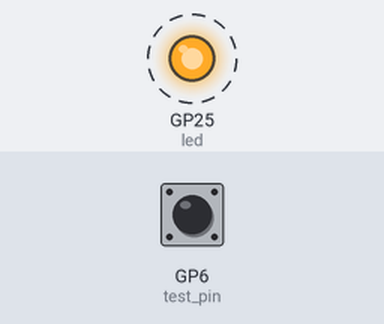
The program below on a simulated Raspberry Pi Pico running CircuitPython. Parts: output pins drawn as LEDs (lit = HIGH). Dashed ring = blinking. The inputs (shaded band) are chosen by the test bench; at power-on: GP6 (test_pin) HIGH. USB keyboard and mouse output is not drawn; what the program prints to the serial console is not drawn.

Above: at 1.2 s.
1.3 s: GP6 (test_pin) pulled LOW for 0.15 s
Timing chart, 0 to 10.3 s (numbered marks = the images above; inputs shaded):
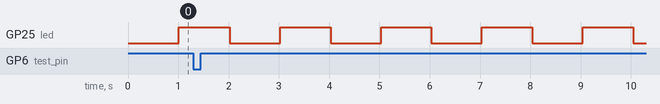

The program:

simple_test.py
```python
"""
シンプルなテスト用ファームウェア
物理コントローラーの基本動作確認
"""

import time
import board
import digitalio
import usb_hid
from adafruit_hid.keyboard import Keyboard
from adafruit_hid.keycode import Keycode

print("=== Simple Controller Test ===")

# HIDキーボードの初期化
try:
    kbd = Keyboard(usb_hid.devices)
    print("✓ HID Keyboard ready")
except Exception as e:
    print(f"✗ HID Error: {e}")
    kbd = None

# LED初期化
led = digitalio.DigitalInOut(board.LED)
led.direction = digitalio.Direction.OUTPUT

# テストピンの初期化（GP6のみ）
try:
    test_pin = digitalio.DigitalInOut(board.GP6)
    test_pin.direction = digitalio.Direction.INPUT
    test_pin.pull = digitalio.Pull.UP
    print("✓ GP6 pin ready")
    pin_ready = True
except Exception as e:
    print(f"✗ Pin Error: {e}")
    pin_ready = False

print("\nTest instructions:")
print("1. LED should blink every second")
print("2. Connect a button between GP6 and GND")
print("3. Press the button - should send UP_ARROW key")
print("4. Watch serial output for button presses")
print("\nStarting test loop...")

last_state = True
led_state = False
last_led_time = 0

try:
    while True:
        current_time = time.monotonic()

        # LED点滅
        if current_time - last_led_time > 1:
            led_state = not led_state
            led.value = led_state
            last_led_time = current_time
            print(f"[{current_time:.1f}] LED: {'ON' if led_state else 'OFF'}")

        # ボタンテスト
        if pin_ready:
            current_state = test_pin.value
            if current_state != last_state:
                if current_state == False:  # ボタン押下
                    print(f"[{current_time:.1f}] BUTTON PRESSED!")
                    if kbd:
                        kbd.press(Keycode.UP_ARROW)
                        kbd.release(Keycode.UP_ARROW)
                        print("  → UP_ARROW key sent")
                else:  # ボタン離し
                    print(f"[{current_time:.1f}] BUTTON RELEASED")

                last_state = current_state

        time.sleep(0.05)

except KeyboardInterrupt:
    print("\n=== Test stopped ===")
    led.value = False
```

Measured:
- by itself, GP25 (led): alternates HIGH for 1.0 s and LOW for 1.0 s
